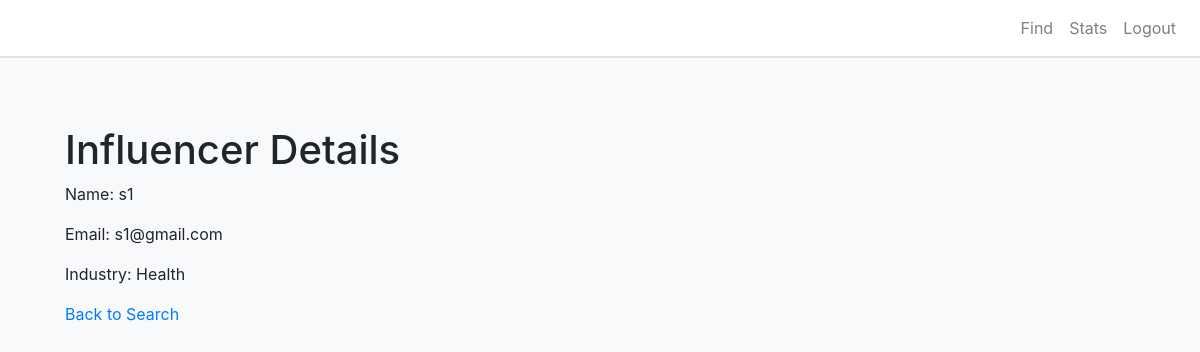
The page /vew_sponsor_details/1 on the database its author committed.
### app.py (models this page shows, shortened)
class User(db.Model):
    __tablename__ = 'users'
    id = db.Column(db.Integer, primary_key=True, autoincrement=True)
    name = db.Column(db.String(100), nullable=False)
    username = db.Column(db.String, unique=True, nullable=False)
    email = db.Column(db.String, unique=True, nullable=False)
    password = db.Column(db.String, nullable=False)
    created_at = db.Column(db.DateTime, default=datetime.utcnow)
    user_role = db.Column(db.String(50), nullable=False)
    sponsor = db.relationship('Sponsor', back_populates='user', uselist=False)
    influencer = db.relationship('Influencer', back_populates='user', uselist=False)

class Sponsor(db.Model):
    __tablename__ = 'sponsors'
    id = db.Column(db.Integer, primary_key=True, autoincrement=True)
    user_id = db.Column(db.Integer, db.ForeignKey('users.id'), nullable=False)
    industry = db.Column(db.String, nullable=False)
    is_flagged = db.Column(db.Boolean, default=False)
    user = db.relationship('User', back_populates='sponsor')
    ad_requests = db.relationship('AdRequest', backref='sponsor', lazy=True)

### app.py (the view)
@app.route('/vew_sponsor_details/<int:sponsor_id>')
def view_sponsor_details(sponsor_id):
    sponsor=Sponsor.query.get_or_404(sponsor_id)
    user_role = session.get('user_role')
    return render_template('view_sponsor_details.html', user_role=user_role, sponsor=sponsor)

### templates/view_sponsor_details.html
{% extends "base.html" %} {% block title %}Sponsor Details{% endblock %} {%
block content %}
<div class="container mt-5">
  <h1>Influencer Details</h1>
  <p>Name: {{ sponsor.user.name }}</p>
  <p>Email: {{ sponsor.user.email }}</p>
  <p>Industry: {{sponsor.industry }}</p>
  <a href="{{ url_for('admin_find') }}">Back to Search</a>
</div>
{% endblock %}

### templates/base.html (style rules this page uses)
body { background-color: #f8f9fa; }

### rows shown on the page
User: user.name "s1", user.email "s1@gmail.com"
Sponsor: industry "Health"
